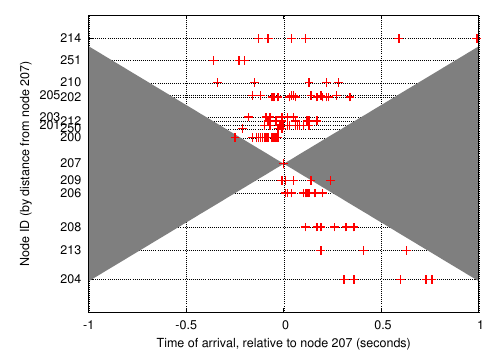

Generate this figure with gnuplot:
set xlabel "Time of arrival, relative to node 207 (seconds)"
set ylabel "Node ID (by distance from node 207)" 2,0
set grid
set yrange [-1900:1900]
set xrange[-1:1]

set ytics ("200" 333.728841644863, "201      " 487.478726641978, "202" 851.590422417271, "203      " 597.560854503532, "204" -1477.59192013185, "205      " 874.592936715384, "206" -373.548788438776, "207" 0, "208" -808.006677586622, "209" -210.207319652067, "210" 1035.65596707719, "212" 548.599029474061, "213" -1106.9267121885, "214" 1602.91820835955, "250" 449.105295974588, "251" 1320.39820748111)

set terminal postscript eps enhanced color "Helvetica" 18
set output "arrivalTimesPlotScatteredNode.eps"

plot ( x*1500) notitle with filledcurve y1=0 lt 9, \
     (-x*1500) notitle with filledcurve y1=0 lt 9, \
     "arrivalTimesPlotScatteredNode.dat" using 4:3 notitle with points pt 1 ps 2 lt 1 lw 4
   
